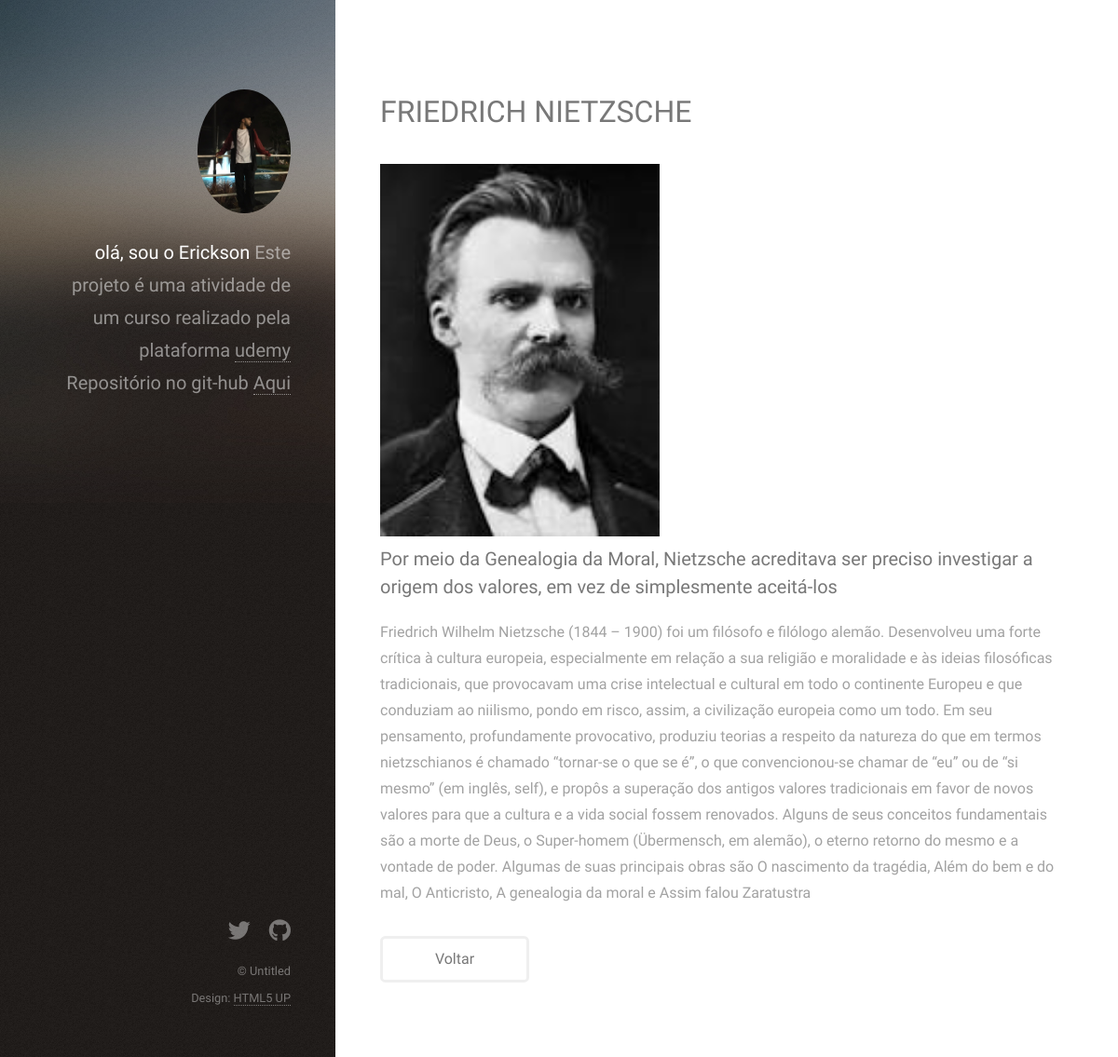
The page /post/5 on the database its author committed.
### website/models.py (models this page shows, shortened)
class Post(models.Model):
    title = models.CharField(max_length=100)
    sub_title = models.CharField(max_length=255)
    content = models.TextField()
    cetegories = models.CharField(
        max_length=2,
        choices=Categorias.choices,
        default=Categorias.GR,
    )
    approved = models.BooleanField(default=True)
    imagem = models.ImageField(upload_to='posts', null=True, blank=True)
    def full_name(self):
        return f"{self.title} {self.sub_title}"
    full_name.admin_order_field = 'title'

### website/views.py (the view)
# urls.py: path('post/<int:id>', post_detail, name='post_detail'),
def post_detail(request, id):
    post = Post.objects.get(id=id)
    return render(request, 'post_detail.html', {'post': post})

### website/templates/post_detail.html (shortened to what this page needs)
{% load static %}
<!DOCTYPE HTML>
<html>
	<head>
		<link rel="stylesheet" href="{% static 'assets/css/main.css' %}" />
	</head>
	<body class="is-preload">
			<header id="header">
				<div class="inner">
					<a href="#" class="image avatar"><img src="{% static 'images/avatar1.jpg' %}" alt="" /></a>
					<h1><strong>olá, sou o Erickson</strong>
						Este projeto é uma atividade de um curso realizado pela plataforma <a href="https://www.udemy.com/course/web-sites-django-3/">udemy</a><br /></h1>
					<h1 >Repositório no git-hub <a href="https://github.com/Erickson-lopes-dev">Aqui</a></h1>
				</div>
			</header>
			<div id="main">
					<section id="one">
						<header class="major">
							<h2>{{ post.title }}</h2>
							<img src="{{ post.imagem.url }}" alt="" height="400" width="300" align="center">
                            <h3>{{ post.sub_title }}</h3>
						</header>
						<p>
							{{ post.content }}
						</p>
						<ul class="actions">
							<li><a href="{% url 'posts' %}" class="button">Voltar</a></li>
						</ul>
					</section>
			<footer id="footer">
				<div class="inner">
					<ul class="icons">
						<li><a href="https://twitter.com/erickson_lds" class="icon brands fa-twitter"><span class="label">Twitter</span></a></li>
						<li><a href="https://github.com/Erickson-lopes-dev" class="icon brands fa-github"><span class="label">Github</span></a></li>
					</ul>
					<ul class="copyright">
						<li>&copy; Untitled</li><li>Design: <a href="http://html5up.net">HTML5 UP</a></li>
					</ul>
				</div>
			</footer>
	</body>
</html>

### rows shown on the page
Post: title "FRIEDRICH NIETZSCHE", imagem (picture), sub_title "Por meio da Genealogia da Moral, Nietzsche acreditava ser preciso investigar a origem dos valores, em vez de simplesmente aceitá-los", content "Friedrich Wilhelm Nietzsche (1844 – 1900) foi um filósofo e filólogo alemão. Desenvolveu uma forte crítica à cultura europeia, especialmente em relação a sua religião e moralidade e às ideias filosóficas tradicionais, que provocavam uma crise intelectual e cultural em todo o continente Europeu e que conduziam ao niilismo, pondo em risco, assim, a civilização europeia como um todo. Em seu pensamento, profundamente provocativo, produziu teorias a respeito da natureza do que em termos nietzschianos é chamado “tornar-se o que se é”, o que convencionou-se chamar de “eu” ou de “si mesmo” (em inglês, self), e propôs a superação dos antigos valores tradicionais em favor de novos valores para que a…"
